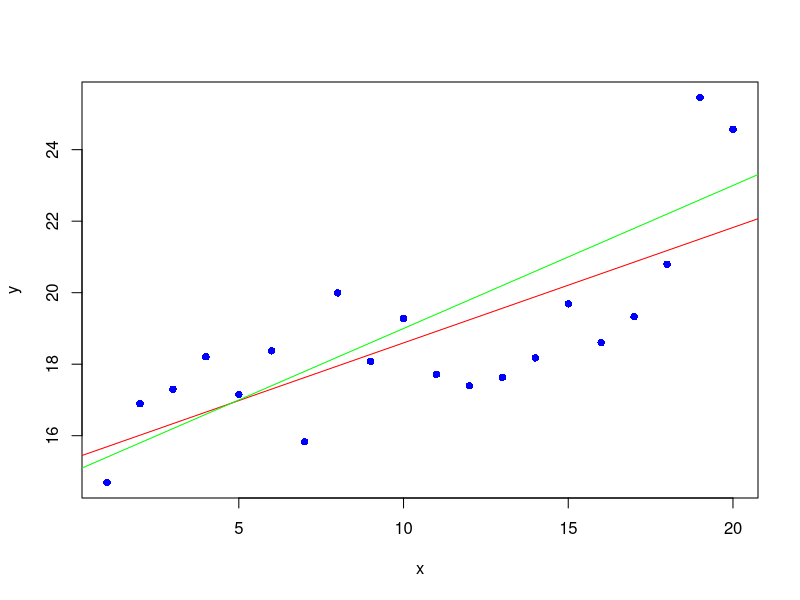

This figure's R source:


x <- 1:20

A <- 15
B <- 0.4
E <- runif(length(x), -1, 1) * (2 + x/20) 


y <- A + B*x + E

X11()

plot(x, y, pch=16, col='blue')

model <- lm(y~x)

model

abline(model, col='red'  )
abline(A, B , col='green')

z <- locator(1) # wait for mouse click or enter pressed
